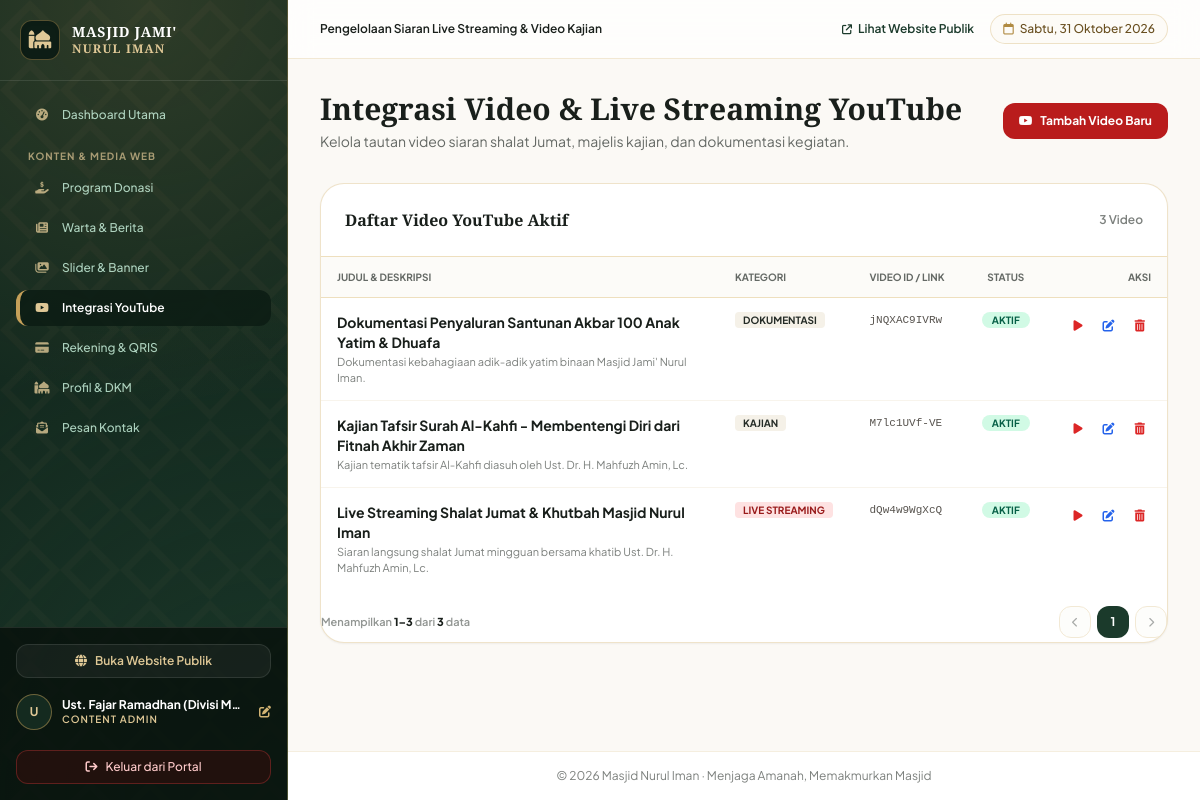
The page /admin/youtube-admin.php (signed in) on the database its author committed.
### tables this page shows
CREATE TABLE IF NOT EXISTS `youtube_videos` (
  `id` int NOT NULL AUTO_INCREMENT,
  `judul` varchar(200) NOT NULL,
  `video_id` varchar(50) NOT NULL,
  `url_embed` varchar(255) NOT NULL,
  `kategori` enum('live_streaming','kajian','dokumentasi','profil') NOT NULL DEFAULT 'kajian',
  `deskripsi` text,
  `is_active` tinyint(1) NOT NULL DEFAULT '1',
  `created_at` timestamp NULL DEFAULT CURRENT_TIMESTAMP,
  PRIMARY KEY (`id`)
);

### admin/youtube-admin.php (the view, shortened to what this page needs)
<?php
require_once __DIR__ . '/../config/database.php';
$pag = paginate_data($pdo, "SELECT * FROM youtube_videos ORDER BY id DESC", [], 10);
$videos = $pag['items'];
require_once __DIR__ . '/../layouts/header.php';
require_once __DIR__ . '/../layouts/sidebar.php';
?>
<div class="flex flex-col sm:flex-row sm:items-center justify-between gap-4">
    <div>
        <h2 class="text-2xl sm:text-3xl font-bold text-warm-900 font-classic">
            Integrasi Video &amp; Live Streaming YouTube
        </h2>
        <p class="text-xs sm:text-sm text-warm-800/70 mt-1">
            Kelola tautan video siaran shalat Jumat, majelis kajian, dan dokumentasi kegiatan.
        </p>
    </div>
    <button type="button" onclick="bukaModalVideo()" class="px-4 py-2.5 rounded-xl bg-red-700 hover:bg-red-800 text-white font-bold text-xs shadow-xs transition flex items-center gap-2">
        <i class="fa-brands fa-youtube"></i>
        <span>Tambah Video Baru</span>
    </button>
</div>
<div class="bg-white rounded-3xl border border-antique-300/50 shadow-sm overflow-hidden">
    <div class="p-6 border-b border-antique-200 flex items-center justify-between">
        <h3 class="font-classic text-base font-bold text-warm-900">
            Daftar Video YouTube Aktif
        </h3>
        <span class="text-xs text-warm-800/60 font-semibold"><?= number_format($pag['total']) ?> Video</span>
    </div>
    <div class="overflow-x-auto">
        <table class="w-full text-left text-xs">
            <thead>
                <tr class="border-b border-antique-200 bg-warm-50/70 text-warm-800/70 uppercase text-[10px] font-bold">
                    <th class="py-3 px-4">Judul &amp; Deskripsi</th>
                    <th class="py-3 px-4">Kategori</th>
                    <th class="py-3 px-4">Video ID / Link</th>
                    <th class="py-3 px-4 text-center">Status</th>
                    <th class="py-3 px-4 text-right">Aksi</th>
                </tr>
            </thead>
            <tbody class="divide-y divide-antique-100">
                <?php foreach ($videos as $v): ?>
                    <tr class="hover:bg-warm-50/60 transition">
                        <td class="py-3.5 px-4 align-top max-w-sm">
                            <strong class="text-sm font-bold text-warm-900 block"><?= e($v['judul']) ?></strong>
                            <span class="text-[11px] text-warm-800/60 block mt-0.5 line-clamp-1"><?= e($v['deskripsi']) ?></span>
                        </td>
                        <td class="py-3.5 px-4 align-top whitespace-nowrap">
                            <span class="px-2 py-0.5 rounded text-[10px] font-bold uppercase <?= $v['kategori'] === 'live_streaming' ? 'bg-red-100 text-red-800' : 'bg-warm-100 text-warm-800' ?>">
                                <?= str_replace('_', ' ', e($v['kategori'])) ?>
                            </span>
                        </td>
                        <td class="py-3.5 px-4 align-top font-mono text-[11px] text-stone-600">
                            <?= e($v['video_id']) ?>
                        </td>
                        <td class="py-3.5 px-4 align-top text-center whitespace-nowrap">
                            <span class="px-2.5 py-0.5 rounded-full text-[10px] font-bold uppercase <?= $v['is_active'] ? 'bg-emerald-100 text-emerald-800' : 'bg-stone-200 text-stone-600' ?>">
                                <?= $v['is_active'] ? 'Aktif' : 'Nonaktif' ?>
                            </span>
                        </td>
                        <td class="py-3.5 px-4 align-top text-right whitespace-nowrap">
                            <div class="flex items-center justify-end gap-2">
                                <a href="https://youtube.com/watch?v=<?= e($v['video_id']) ?>" target="_blank" class="p-1.5 rounded-lg text-red-600 hover:bg-red-50" title="Buka di YouTube">
                                    <i class="fa-solid fa-play"></i>
                                </a>
                                <button type="button" data-video='<?= htmlspecialchars(json_encode($v, JSON_UNESCAPED_UNICODE), ENT_QUOTES, 'UTF-8') ?>' onclick="editVideoSafe(this)" class="p-1.5 rounded-lg text-blue-600 hover:bg-blue-50" title="Edit">
                                    <i class="fa-solid fa-pen-to-square"></i>
                                </button>
                                <a href="youtube-admin?hapus=<?= $v['id'] ?>" data-hapus data-judul="Hapus Video" data-pesan="Video '<?= e($v['judul']) ?>' ini akan dihapus dari daftar gallery YouTube. Lanjutkan?" class="p-1.5 rounded-lg text-red-600 hover:bg-red-50" title="Hapus">
                                    <i class="fa-solid fa-trash-can"></i>
                                </a>
                            </div>
                        </td>
                    </tr>
                <?php endforeach; ?>
            </tbody>
        </table>
    </div>
    <?php render_pagination($pag['totalHalaman'], $pag['halaman'], $pag['total'], $pag['dari'], $pag['sampai']); ?>
</div>
<?php require_once __DIR__ . '/../layouts/footer.php'; ?>

### config/helpers.php (shortened to what this page needs)
<?php
function e($text) {
    return htmlspecialchars((string)($text ?? ''), ENT_QUOTES, 'UTF-8');
}
function paginate_data($pdo, $sql, $params = [], $perHalaman = 10) {
    $perHalaman = max(1, (int)$perHalaman);
    $stmtCount = $pdo->prepare("SELECT COUNT(*) FROM (" . $sql . ") AS sub_paginator");
    $stmtCount->execute($params);
    $total = (int)$stmtCount->fetchColumn();
    $totalHalaman = (int)ceil($total / $perHalaman);
    $totalHalaman = max(1, $totalHalaman);
    $halaman = (int)($_GET['page'] ?? 1);
    $offset = ($halaman - 1) * $perHalaman;
    $stmt = $pdo->prepare($sql . " LIMIT ? OFFSET ?");
    $i = 1;
    $stmt->bindValue($i++, (int)$perHalaman, PDO::PARAM_INT);
    $stmt->bindValue($i, (int)$offset, PDO::PARAM_INT);
    $stmt->execute();
    $items = $stmt->fetchAll();
    $dari   = $total === 0 ? 0 : ($offset + 1);
    $sampai = min($offset + $perHalaman, $total);
    return [
        'items'        => $items,
        'total'        => $total,
        'halaman'      => $halaman,
        'totalHalaman' => $totalHalaman,
        'dari'         => $dari,
        'sampai'       => $sampai,
    ];
}
function render_pagination($totalHalaman, $halaman, $total = 0, $dari = 0, $sampai = 0) {
    $query = $_GET;
    $q = function ($page) use ($query) {
        $query['page'] = $page;
        return '?' . http_build_query($query);
    };
    echo '<div class="flex flex-col sm:flex-row items-center justify-between gap-3 pt-4 pb-1 text-xs">';
    echo '<span class="text-[11px] text-warm-800/50 font-semibold">Menampilkan <b class="text-warm-900">' . $dari . '&ndash;' . $sampai . '</b> dari <b class="text-warm-900">' . $total . '</b> data</span>';
    echo '<nav class="flex items-center gap-1.5" aria-label="Pagination">';
    $prevHalaman = max(1, $halaman - 1);
    $prevDisabled = $halaman <= 1;
    echo '<a href="' . e($q($prevHalaman)) . '" class="w-8 h-8 rounded-xl bg-warm-50 border border-antique-300 text-warm-800 flex items-center justify-center transition ' . ($prevDisabled ? 'pointer-events-none opacity-40' : 'hover:bg-antique-100') . '" title="Sebelumnya">';
    echo '<i class="fa-solid fa-chevron-left text-[10px]"></i></a>';
    $mulai = max(1, $halaman - 2);
    $akhir = min($totalHalaman, $halaman + 2);
    for ($i = $mulai; $i <= $akhir; $i++) {
        if ($i === $halaman) {
            echo '<span class="w-8 h-8 rounded-xl bg-cypress-700 text-white font-bold shadow-xs flex items-center justify-center">' . $i . '</span>';
        } else {
            echo '<a href="' . e($q($i)) . '" class="w-8 h-8 rounded-xl bg-warm-50 border border-antique-300 text-warm-800 hover:bg-antique-100 flex items-center justify-center font-semibold transition">' . $i . '</a>';
        }
    }
    $nextHalaman = min($totalHalaman, $halaman + 1);
    $nextDisabled = $halaman >= $totalHalaman;
    echo '<a href="' . e($q($nextHalaman)) . '" class="w-8 h-8 rounded-xl bg-warm-50 border border-antique-300 text-warm-800 flex items-center justify-center transition ' . ($nextDisabled ? 'pointer-events-none opacity-40' : 'hover:bg-antique-100') . '" title="Berikutnya">';
    echo '<i class="fa-solid fa-chevron-right text-[10px]"></i></a>';
    echo '</nav>';
    echo '</div>';
}

### assets/css/classic-theme.css (style rules this page uses)
:root { --color-primary: #183728; --color-primary-dark: #11271d; --color-primary-light: #224937; --color-accent-gold: #c5a059; --color-accent-gold-light: #dfc896; --color-accent-gold-dark: #9e7b36; --color-bg-body: #fbf9f5; --color-bg-surface: #ffffff; --color-bg-muted: #f4efe4; --color-border-subtle: #e8e2d4; --color-border-gold: #dbc8a2; --color-text-main: #1b2620; --color-text-muted: #5e6d64; }
body { font-family: 'Plus Jakarta Sans', sans-serif; background-color: var(--color-bg-body); color: var(--color-text-main); -webkit-font-smoothing: antialiased; }
.font-classic { font-family: 'Cinzel', serif; }
.pattern-arabesque-light { background-color: #fbf9f5; background-image: radial-gradient(#183728 0.55px, transparent 0.55px), radial-gradient(#c5a059 0.55px, #fbf9f5 0.55px); background-size: 22px 22px; background-position: 0 0, 11px 11px; }

### rows shown on the page
youtube_videos: judul "Dokumentasi Penyaluran Santunan Akbar 100 Anak Yatim & Dhuafa", deskripsi "Dokumentasi kebahagiaan adik-adik yatim binaan Masjid Jami' Nurul Iman.", kategori "DOKUMENTASI", video "jNQXAC9IVRw", is_active "AKTIF", id "3"
youtube_videos: judul "Kajian Tafsir Surah Al-Kahfi - Membentengi Diri dari Fitnah Akhir Zaman", deskripsi "Kajian tematik tafsir Al-Kahfi diasuh oleh Ust. Dr. H. Mahfuzh Amin, Lc.", kategori "KAJIAN", video "M7lc1UVf-VE", is_active "AKTIF"
youtube_videos: judul "Live Streaming Shalat Jumat & Khutbah Masjid Nurul Iman", deskripsi "Siaran langsung shalat Jumat mingguan bersama khatib Ust. Dr. H. Mahfuzh Amin, Lc.", kategori "LIVE STREAMING", video "dQw4w9WgXcQ", is_active "AKTIF"

### other values the page prints
substr($user['nama'] ?? 'A', 0, 1) "U"
$user['nama'] "Ust. Fajar Ramadhan (Divisi M…"
str_replace('_', ' ', $userRole) "CONTENT ADMIN"
$pageSubtitle "Pengelolaan Siaran Live Streaming & Video Kajian"
$tanggalLengkap "Sabtu, 31 Oktober 2026"
$pag['total'] "3"
$dari "1"
